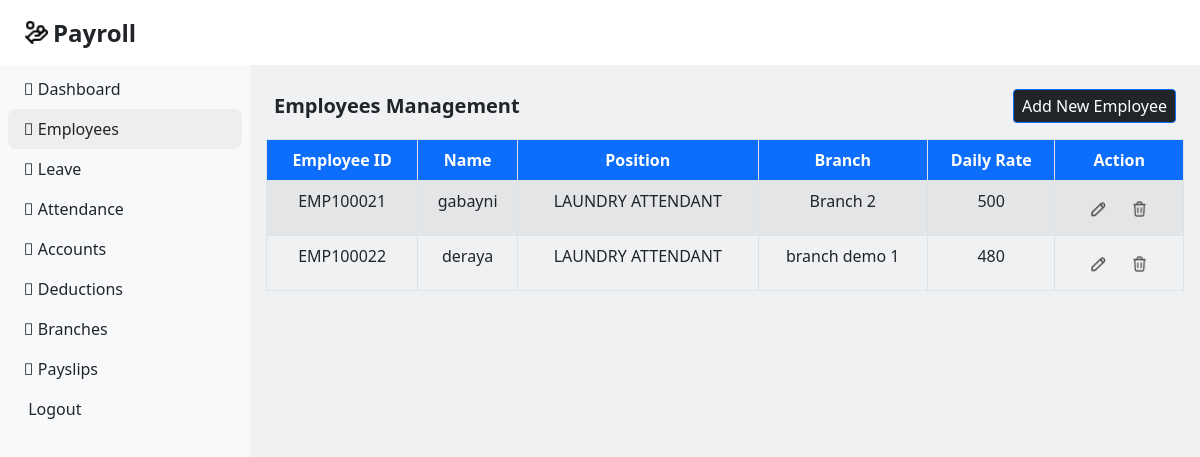
The page /employees-management.php (signed in) on the database its author committed.
### tables this page shows
CREATE TABLE `tblemployees` (
  `ainumber` int(11) NOT NULL,
  `employee_id` varchar(50) NOT NULL,
  `name` varchar(50) NOT NULL,
  `position` varchar(50) NOT NULL,
  `branch` varchar(50) NOT NULL,
  `dailyrate` varchar(50) NOT NULL,
  `createdby` varchar(50) NOT NULL,
  `datecreated` varchar(50) NOT NULL
);

### employees-management.php (the view, shortened to what this page needs)
<?php
require_once "config.php";
$sql = "SELECT * FROM tblemployees";
$result = mysqli_query($link, $sql);
?>
<!DOCTYPE html>
<html lang="en">
<head>
    <link rel="stylesheet" href="sidebar.css">
    <link rel="stylesheet" href="https://pro.fontawesome.com/releases/v5.10.0/css/all.css">
    <link href="https://cdn.jsdelivr.net/npm/bootstrap@5.2.3/dist/css/bootstrap.min.css" rel="stylesheet"
 />
</head>
<body>
    <div class="main-container d-flex">
        <div class="sidebar bg-light text-dark" id="side_nav">
            <div class="header-box bg-white px-2 pt-3 pb-3 d-flex align-items-center" style="height:65px">
                <img src="hand-coins.png" height="25" class="ms-3"><span
                    class="text-dark fs-4 fw-bold ms-1 me-4">Payroll</span>
            </div>
            <ul class="list-unstyled px-2 text-dark bg-light mt-1">
                <li class=""><a href="dashboard.php" class="text-decoration-none px-3 py-2 d-block text-dark">
                        <i class="fal fa-home"></i> Dashboard
                    </a></li>
                <li class="active"><a href="employees-management.php"
                        class="text-decoration-none px-3 py-2 d-block text-dark"><i class="fal fa-users">
                        </i>
                        Employees</a></li>
                <li class=""><a href="leave-management-admin.php"
                        class="text-decoration-none px-3 py-2 d-block text-dark"><i class="fal fa-arrow-circle-left">
                        </i> Leave</a></li>
                <li class=""><a href="attendance-management-admin.php"
                        class="text-decoration-none px-3 py-2 d-block text-dark"><i class="fal fa-clock"></i>
                        Attendance</a></li>
                <li class=""><a href="accounts-management.php"
                        class="text-decoration-none px-3 py-2 d-block text-dark"><i class="fal fa-users"></i>
                        Accounts</a></li>
                <li class=""><a href="deductions-management.php"
                        class="text-decoration-none px-3 py-2 d-block text-dark"><i class="fal fa-minus"></i>
                        Deductions</a></li>
                <li class=""><a href="branches-management.php"
                        class="text-decoration-none px-3 py-2 d-block text-dark"><i class="fal fa-building"></i>
                        Branches</a></li>
                <li class=""><a href="payslips-management.php"
                        class="text-decoration-none px-3 py-2 d-block text-dark"><i class="fal fa-file"></i>
                        Payslips</a></li>
                <li class=""><a href="logout.php" class="text-decoration-none px-3 py-2 d-block text-dark">
                        Logout</a></li>
            </ul>
        </div>
        <div class="content bg-secondary bg-opacity-10">
            <nav class="navbar navbar-expand-md navbar-white bg-white" style="height:65px">
            </nav>
            <div class="d-flex align-items-center justify-content-between me-4 ms-4 mt-4">
                <span class="fs-5 fw-bold">Employees Management</span>
                <button type="button" class="btn btn-primary btn-sm fs-6 bg-dark text-white" data-bs-toggle="modal"
                    data-bs-target="#addModal">Add New Employee
                </button>
            </div>
            <div class="table-responsive m-3">
                <table class="table table-bordered table-striped text-center p-1" id="table">
                    <thead>
                        <tr class="bg-primary text-white">
                            <th>Employee ID</th>
                            <th>Name</th>
                            <th>Position</th>
                            <th>Branch</th>
                            <th>Daily Rate</th>
                            <th>Action</th>
                        </tr>
                    </thead>
                    <tbody>
                        <?php
                        while ($row = mysqli_fetch_assoc($result)) {
                            echo "<tr>";
                            echo "<td>" . $row['employee_id'] . "</td>";
                            echo "<td>" . $row['name'] . "</td>";
                            echo "<td>" . $row['position'] . "</td>";
                            echo "<td>" . $row['branch'] . "</td>";
                            echo "<td>" . $row['dailyrate'] . "</td>";
                            echo "<td>";
                            echo "<a class='btn btn-small editbtn'><img src='editicon.png' alt='Edit' height='15' width='15'></a>";
                            echo "<a class='btn btn-small deletebtn'><img src='deleteicon.png' alt='Edit' height='17' width='15'></a>";
                            echo "</td>";
                            echo "</tr>";
                        }
                        ?>
                    </tbody>
                </table>
            </div>
        </div>
    </div>
</body>
</html>

### sidebar.css (style rules this page uses)
body { background: #eee; }
#side_nav { min-width: 250px; max-width: 250px; transition: all 0.3s; }
.content { min-height: 100vh; width: 100%; }
.sidebar li.active { background: #eee; border-radius: 8px; }
.sidebar li.active a, .sidebar li.active a:hover { color: #000; }
.sidebar li a { color: #fff; }

### rows shown on the page
tblemployees: employee_id "EMP100021", name "gabayni", position "LAUNDRY ATTENDANT", branch "Branch 2", dailyrate "500"
tblemployees: employee_id "EMP100022", name "deraya", position "LAUNDRY ATTENDANT", branch "branch demo 1", dailyrate "480"
